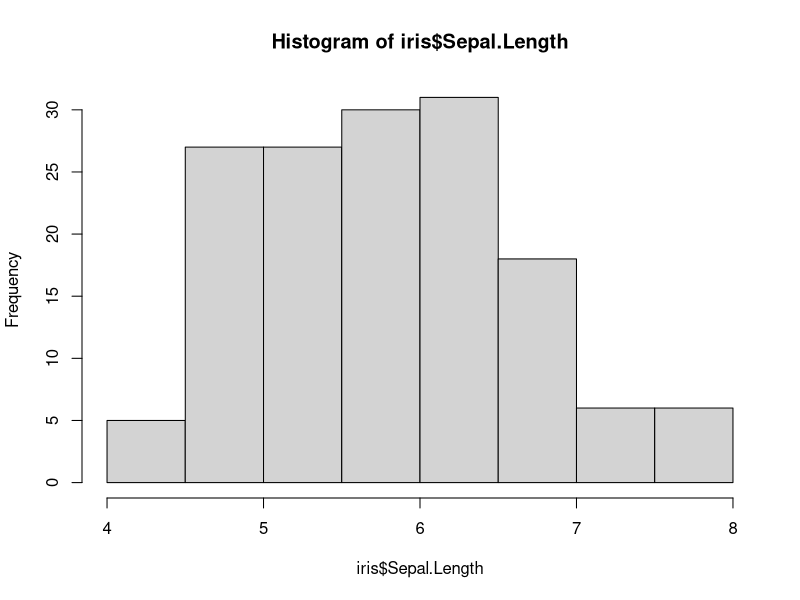
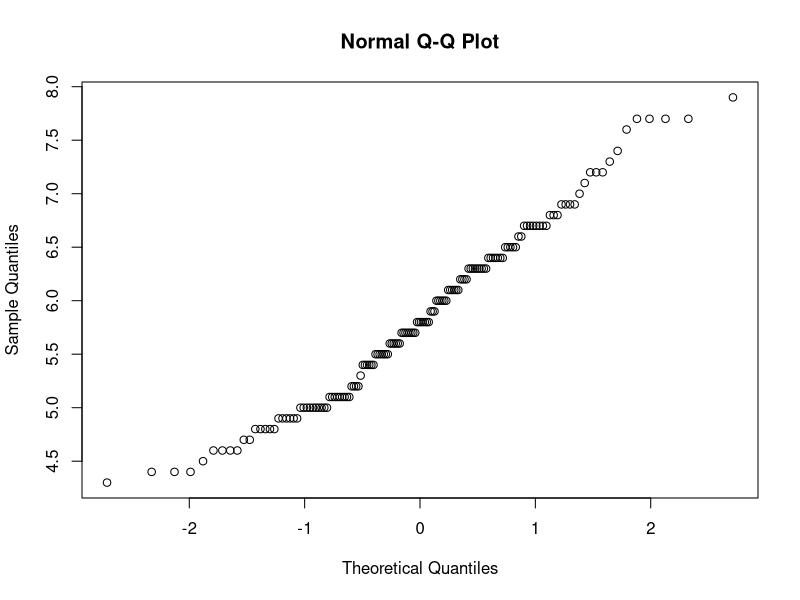
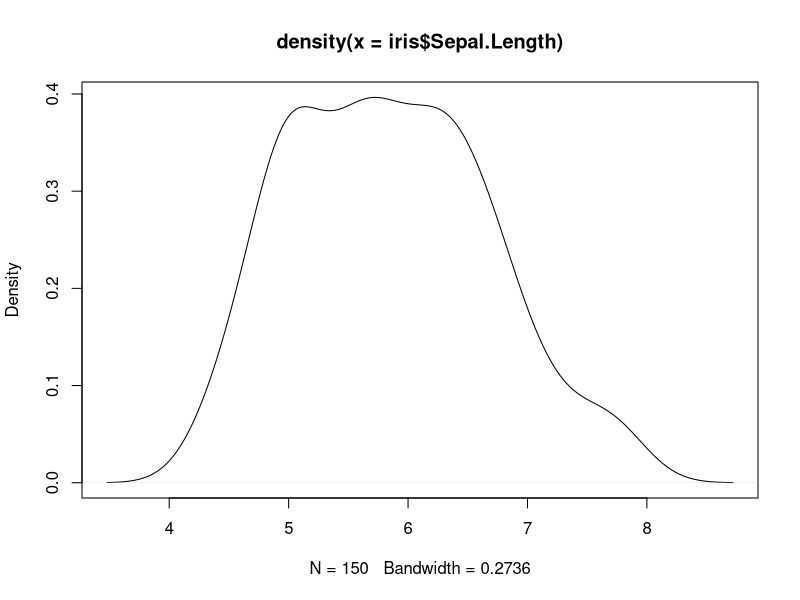
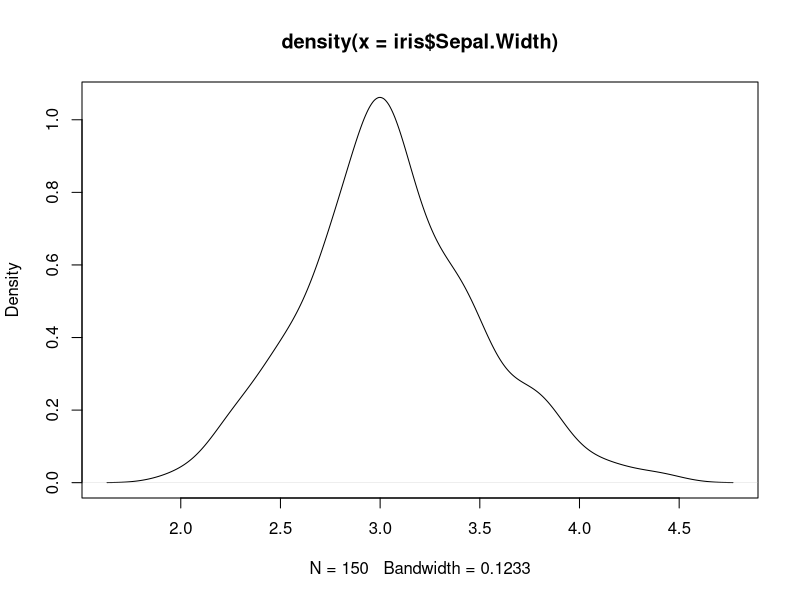
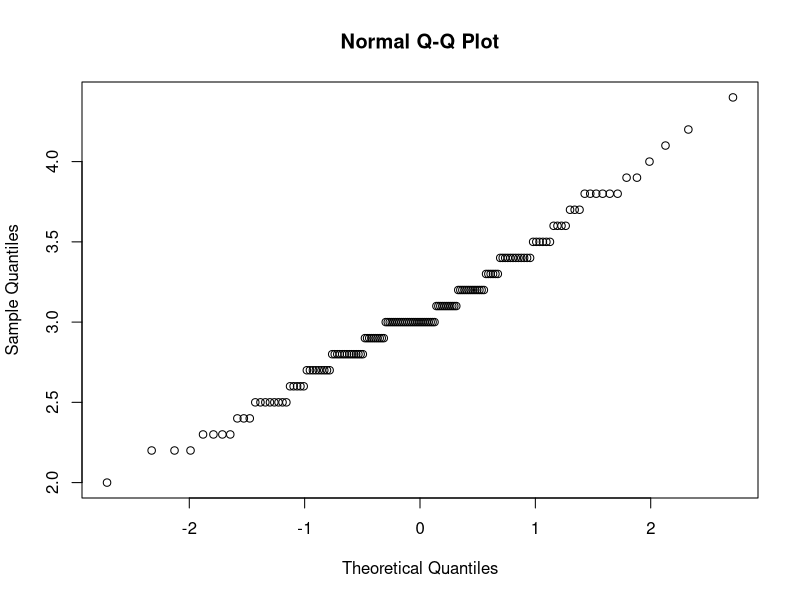
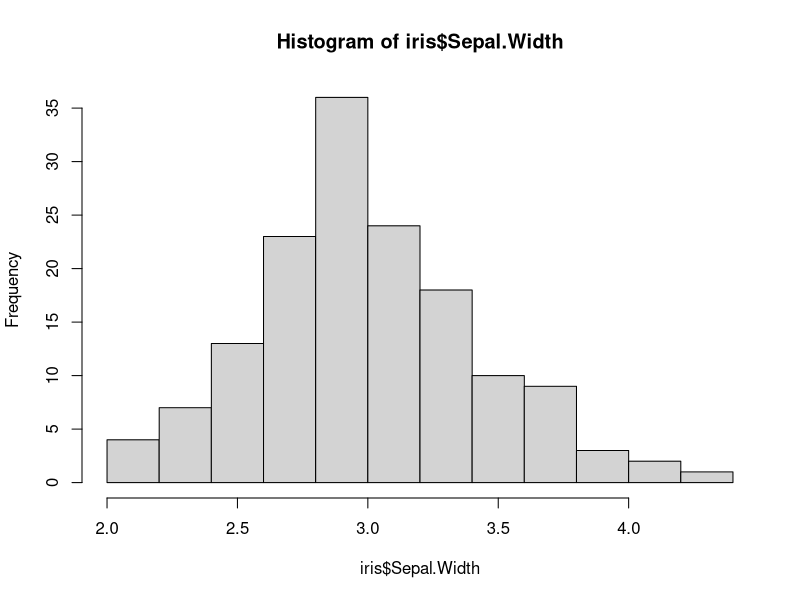

The R source for these figures, in order:
## ---- chunk 1
iris
hist(iris$Sepal.Length)
qqnorm(iris$Sepal.Length)
x <- density(iris$Sepal.Length)
plot(x)
## ---- chunk 2
shapiro.test(iris$Sepal.Length)
## ---- chunk 3
z <- density(iris$Sepal.Width)
plot(z)

shapiro.test(iris$Sepal.Width)

qqnorm(iris$Sepal.Width)

hist(iris$Sepal.Width)
## ---- chunk 4
t.test(iris$Sepal.Length,mu=0)
## ---- chunk 5
t.test(iris$Sepal.Length,iris$Sepal.Width)
## ---- chunk 6
x <- subset(iris,iris$Species=="virginica"|
            iris$Species=="setosa")
x
t.test(x$Sepal.Length~x$Species)

## ---- chunk 7
t.test(iris$Sepal.Length,iris$Sepal.Width,paired = TRUE)
